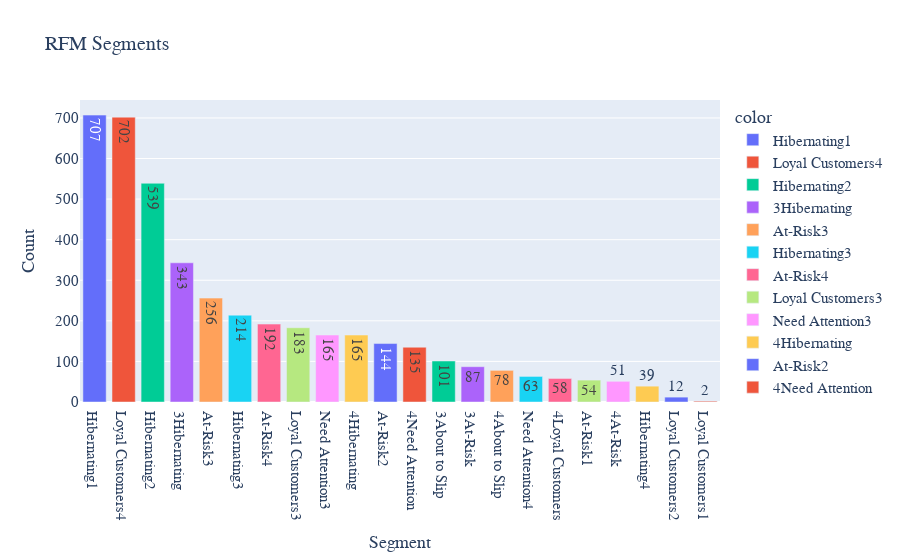

Notebook cell for this chart:
### Code cell
import plotly.express as px
#Top 10 most preferred products
segments = new_rfm['RFM_Score'].value_counts()

fig = px.bar(
     x = segments.index,
     y = segments.values,
     color = segments.index,
     text = segments.values,
     title = "RFM Segments"
)
fig.update_layout(
    xaxis_title="Segment",
    yaxis_title="Count",
    font=dict(size=15, family="Arial"),
    title_font=dict(size=20, family="Arial")
)
fig.show()

### Figure 1 — Plotly figure (JSON) as saved in the notebook; plotly's stock layout.template omitted (floating-point values rounded to 4 significant figures)
{"data": [{"alignmentgroup": "True", "hovertemplate": "color=Hibernating1<br>x=%{x}<br>y=%{y}<br>text=%{text}<extra></extra>", "legendgroup": "Hibernating1", "marker": {"color": "#636efa", "pattern": {"shape": ""}}, "name": "Hibernating1", "offsetgroup": "Hibernating1", "orientation": "v", "showlegend": true, "text": [707], "textposition": "auto", "type": "bar", "x": ["Hibernating1"], "xaxis": "x", "y": [707], "yaxis": "y"}, {"alignmentgroup": "True", "hovertemplate": "color=Loyal Customers4<br>x=%{x}<br>y=%{y}<br>text=%{text}<extra></extra>", "legendgroup": "Loyal Customers4", "marker": {"color": "#EF553B", "pattern": {"shape": ""}}, "name": "Loyal Customers4", "offsetgroup": "Loyal Customers4", "orientation": "v", "showlegend": true, "text": [702], "textposition": "auto", "type": "bar", "x": ["Loyal Customers4"], "xaxis": "x", "y": [702], "yaxis": "y"}, {"alignmentgroup": "True", "hovertemplate": "color=Hibernating2<br>x=%{x}<br>y=%{y}<br>text=%{text}<extra></extra>", "legendgroup": "Hibernating2", "marker": {"color": "#00cc96", "pattern": {"shape": ""}}, "name": "Hibernating2", "offsetgroup": "Hibernating2", "orientation": "v", "showlegend": true, "text": [539], "textposition": "auto", "type": "bar", "x": ["Hibernating2"], "xaxis": "x", "y": [539], "yaxis": "y"}, {"alignmentgroup": "True", "hovertemplate": "color=3Hibernating<br>x=%{x}<br>y=%{y}<br>text=%{text}<extra></extra>", "legendgroup": "3Hibernating", "marker": {"color": "#ab63fa", "pattern": {"shape": ""}}, "name": "3Hibernating", "offsetgroup": "3Hibernating", "orientation": "v", "showlegend": true, "text": [343], "textposition": "auto", "type": "bar", "x": ["3Hibernating"], "xaxis": "x", "y": [343], "yaxis": "y"}, {"alignmentgroup": "True", "hovertemplate": "color=At-Risk3<br>x=%{x}<br>y=%{y}<br>text=%{text}<extra></extra>", "legendgroup": "At-Risk3", "marker": {"color": "#FFA15A", "pattern": {"shape": ""}}, "name": "At-Risk3", "offsetgroup": "At-Risk3", "orientation": "v", "showlegend": true, "text": [256], "textposition": "auto", "type": "bar", "x": ["At-Risk3"], "xaxis": "x", "y": [256], "yaxis": "y"}, {"alignmentgroup": "True", "hovertemplate": "color=Hibernating3<br>x=%{x}<br>y=%{y}<br>text=%{text}<extra></extra>", "legendgroup": "Hibernating3", "marker": {"color": "#19d3f3", "pattern": {"shape": ""}}, "name": "Hibernating3", "offsetgroup": "Hibernating3", "orientation": "v", "showlegend": true, "text": [214], "textposition": "auto", "type": "bar", "x": ["Hibernating3"], "xaxis": "x", "y": [214], "yaxis": "y"}, {"alignmentgroup": "True", "hovertemplate": "color=At-Risk4<br>x=%{x}<br>y=%{y}<br>text=%{text}<extra></extra>", "legendgroup": "At-Risk4", "marker": {"color": "#FF6692", "pattern": {"shape": ""}}, "name": "At-Risk4", "offsetgroup": "At-Risk4", "orientation": "v", "showlegend": true, "text": [192], "textposition": "auto", "type": "bar", "x": ["At-Risk4"], "xaxis": "x", "y": [192], "yaxis": "y"}, {"alignmentgroup": "True", "hovertemplate": "color=Loyal Customers3<br>x=%{x}<br>y=%{y}<br>text=%{text}<extra></extra>", "legendgroup": "Loyal Customers3", "marker": {"color": "#B6E880", "pattern": {"shape": ""}}, "name": "Loyal Customers3", "offsetgroup": "Loyal Customers3", "orientation": "v", "showlegend": true, "text": [183], "textposition": "auto", "type": "bar", "x": ["Loyal Customers3"], "xaxis": "x", "y": [183], "yaxis": "y"}, {"alignmentgroup": "True", "hovertemplate": "color=Need Attention3<br>x=%{x}<br>y=%{y}<br>text=%{text}<extra></extra>", "legendgroup": "Need Attention3", "marker": {"color": "#FF97FF", "pattern": {"shape": ""}}, "name": "Need Attention3", "offsetgroup": "Need Attention3", "orientation": "v", "showlegend": true, "text": [165], "textposition": "auto", "type": "bar", "x": ["Need Attention3"], "xaxis": "x", "y": [165], "yaxis": "y"}, {"alignmentgroup": "True", "hovertemplate": "color=4Hibernating<br>x=%{x}<br>y=%{y}<br>text=%{text}<extra></extra>", "legendgroup": "4Hibernating", "marker": {"color": "#FECB52", "pattern": {"shape": ""}}, "name": "4Hibernating", "offsetgroup": "4Hibernating", "orientation": "v", "showlegend": true, "text": [165], "textposition": "auto", "type": "bar", "x": ["4Hibernating"], "xaxis": "x", "y": [165], "yaxis": "y"}, {"alignmentgroup": "True", "hovertemplate": "color=At-Risk2<br>x=%{x}<br>y=%{y}<br>text=%{text}<extra></extra>", "legendgroup": "At-Risk2", "marker": {"color": "#636efa", "pattern": {"shape": ""}}, "name": "At-Risk2", "offsetgroup": "At-Risk2", "orientation": "v", "showlegend": true, "text": [144], "textposition": "auto", "type": "bar", "x": ["At-Risk2"], "xaxis": "x", "y": [144], "yaxis": "y"}, {"alignmentgroup": "True", "hovertemplate": "color=4Need Attention<br>x=%{x}<br>y=%{y}<br>text=%{text}<extra></extra>", "legendgroup": "4Need Attention", "marker": {"color": "#EF553B", "pattern": {"shape": ""}}, "name": "4Need Attention", "offsetgroup": "4Need Attention", "orientation": "v", "showlegend": true, "text": [135], "textposition": "auto", "type": "bar", "x": ["4Need Attention"], "xaxis": "x", "y": [135], "yaxis": "y"}, {"alignmentgroup": "True", "hovertemplate": "color=3About to Slip<br>x=%{x}<br>y=%{y}<br>text=%{text}<extra></extra>", "legendgroup": "3About to Slip", "marker": {"color": "#00cc96", "pattern": {"shape": ""}}, "name": "3About to Slip", "offsetgroup": "3About to Slip", "orientation": "v", "showlegend": true, "text": [101], "textposition": "auto", "type": "bar", "x": ["3About to Slip"], "xaxis": "x", "y": [101], "yaxis": "y"}, {"alignmentgroup": "True", "hovertemplate": "color=3At-Risk<br>x=%{x}<br>y=%{y}<br>text=%{text}<extra></extra>", "legendgroup": "3At-Risk", "marker": {"color": "#ab63fa", "pattern": {"shape": ""}}, "name": "3At-Risk", "offsetgroup": "3At-Risk", "orientation": "v", "showlegend": true, "text": [87], "textposition": "auto", "type": "bar", "x": ["3At-Risk"], "xaxis": "x", "y": [87], "yaxis": "y"}, {"alignmentgroup": "True", "hovertemplate": "color=4About to Slip<br>x=%{x}<br>y=%{y}<br>text=%{text}<extra></extra>", "legendgroup": "4About to Slip", "marker": {"color": "#FFA15A", "pattern": {"shape": ""}}, "name": "4About to Slip", "offsetgroup": "4About to Slip", "orientation": "v", "showlegend": true, "text": [78], "textposition": "auto", "type": "bar", "x": ["4About to Slip"], "xaxis": "x", "y": [78], "yaxis": "y"}, {"alignmentgroup": "True", "hovertemplate": "color=Need Attention4<br>x=%{x}<br>y=%{y}<br>text=%{text}<extra></extra>", "legendgroup": "Need Attention4", "marker": {"color": "#19d3f3", "pattern": {"shape": ""}}, "name": "Need Attention4", "offsetgroup": "Need Attention4", "orientation": "v", "showlegend": true, "text": [63], "textposition": "auto", "type": "bar", "x": ["Need Attention4"], "xaxis": "x", "y": [63], "yaxis": "y"}, {"alignmentgroup": "True", "hovertemplate": "color=4Loyal Customers<br>x=%{x}<br>y=%{y}<br>text=%{text}<extra></extra>", "legendgroup": "4Loyal Customers", "marker": {"color": "#FF6692", "pattern": {"shape": ""}}, "name": "4Loyal Customers", "offsetgroup": "4Loyal Customers", "orientation": "v", "showlegend": true, "text": [58], "textposition": "auto", "type": "bar", "x": ["4Loyal Customers"], "xaxis": "x", "y": [58], "yaxis": "y"}, {"alignmentgroup": "True", "hovertemplate": "color=At-Risk1<br>x=%{x}<br>y=%{y}<br>text=%{text}<extra></extra>", "legendgroup": "At-Risk1", "marker": {"color": "#B6E880", "pattern": {"shape": ""}}, "name": "At-Risk1", "offsetgroup": "At-Risk1", "orientation": "v", "showlegend": true, "text": [54], "textposition": "auto", "type": "bar", "x": ["At-Risk1"], "xaxis": "x", "y": [54], "yaxis": "y"}, {"alignmentgroup": "True", "hovertemplate": "color=4At-Risk<br>x=%{x}<br>y=%{y}<br>text=%{text}<extra></extra>", "legendgroup": "4At-Risk", "marker": {"color": "#FF97FF", "pattern": {"shape": ""}}, "name": "4At-Risk", "offsetgroup": "4At-Risk", "orientation": "v", "showlegend": true, "text": [51], "textposition": "auto", "type": "bar", "x": ["4At-Risk"], "xaxis": "x", "y": [51], "yaxis": "y"}, {"alignmentgroup": "True", "hovertemplate": "color=Hibernating4<br>x=%{x}<br>y=%{y}<br>text=%{text}<extra></extra>", "legendgroup": "Hibernating4", "marker": {"color": "#FECB52", "pattern": {"shape": ""}}, "name": "Hibernating4", "offsetgroup": "Hibernating4", "orientation": "v", "showlegend": true, "text": [39], "textposition": "auto", "type": "bar", "x": ["Hibernating4"], "xaxis": "x", "y": [39], "yaxis": "y"}, {"alignmentgroup": "True", "hovertemplate": "color=Loyal Customers2<br>x=%{x}<br>y=%{y}<br>text=%{text}<extra></extra>", "legendgroup": "Loyal Customers2", "marker": {"color": "#636efa", "pattern": {"shape": ""}}, "name": "Loyal Customers2", "offsetgroup": "Loyal Customers2", "orientation": "v", "showlegend": true, "text": [12], "textposition": "auto", "type": "bar", "x": ["Loyal Customers2"], "xaxis": "x", "y": [12], "yaxis": "y"}, {"alignmentgroup": "True", "hovertemplate": "color=Loyal Customers1<br>x=%{x}<br>y=%{y}<br>text=%{text}<extra></extra>", "legendgroup": "Loyal Customers1", "marker": {"color": "#EF553B", "pattern": {"shape": ""}}, "name": "Loyal Customers1", "offsetgroup": "Loyal Customers1", "orientation": "v", "showlegend": true, "text": [2], "textposition": "auto", "type": "bar", "x": ["Loyal Customers1"], "xaxis": "x", "y": [2], "yaxis": "y"}], "layout": {"barmode": "relative", "font": {"family": "Arial", "size": 15}, "legend": {"title": {"text": "color"}, "tracegroupgap": 0}, "title": {"font": {"family": "Arial", "size": 20}, "text": "RFM Segments"}, "xaxis": {"anchor": "y", "domain": [0, 1], "title": {"text": "Segment"}}, "yaxis": {"anchor": "x", "domain": [0, 1], "title": {"text": "Count"}}}}
